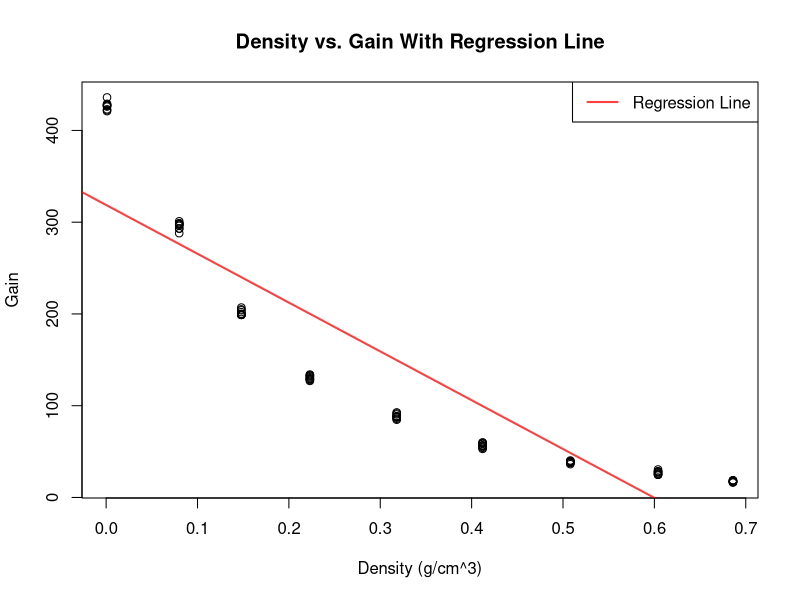
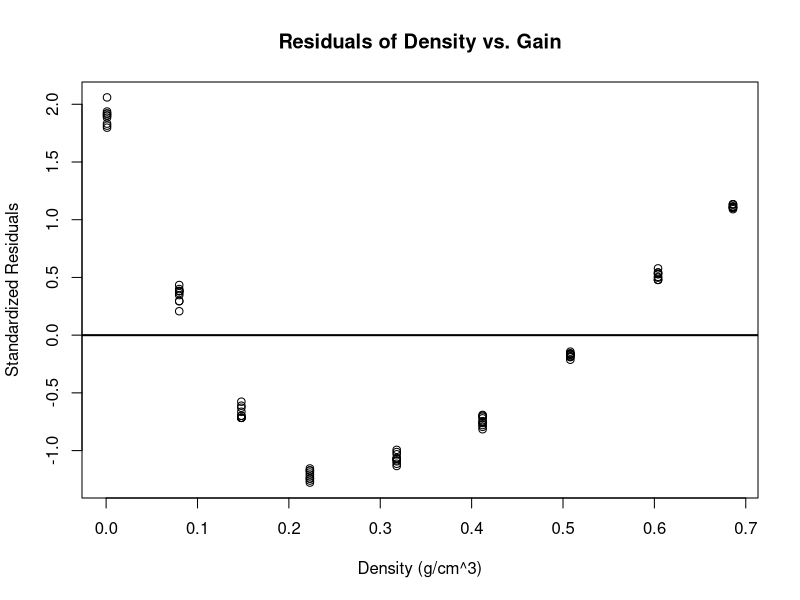
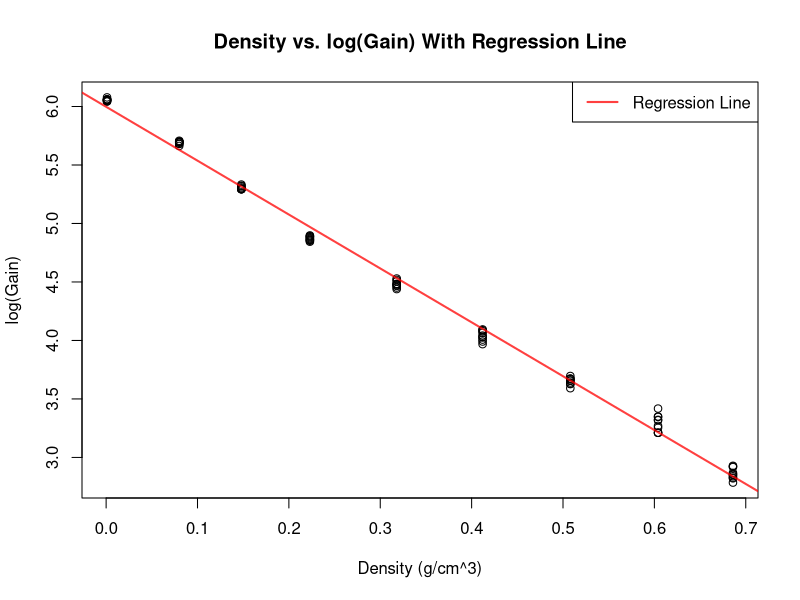
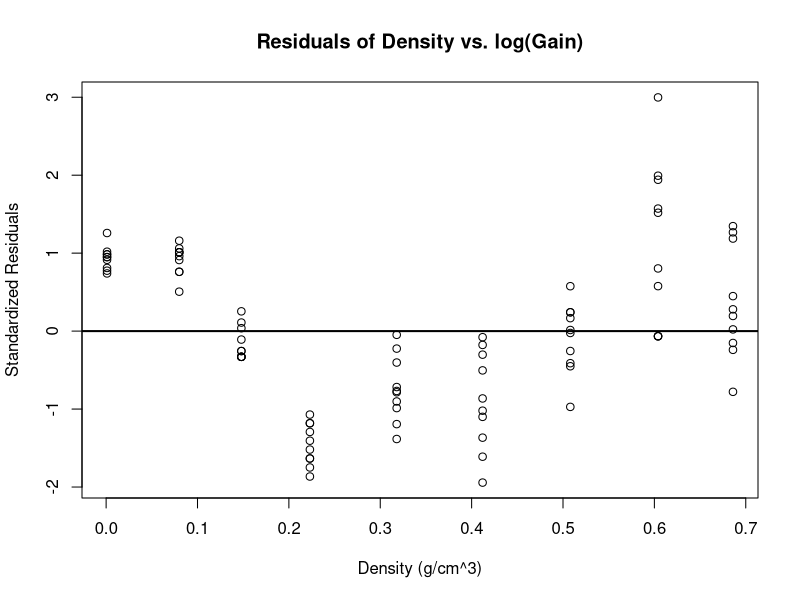
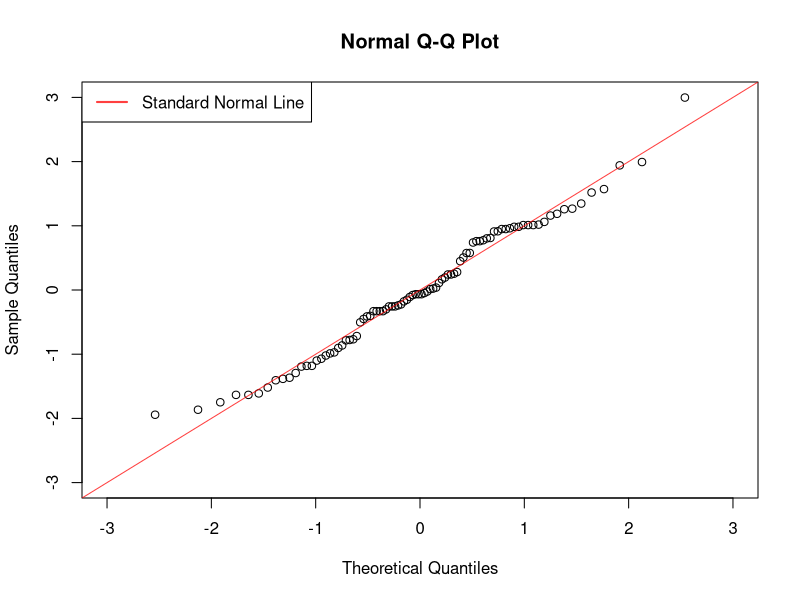
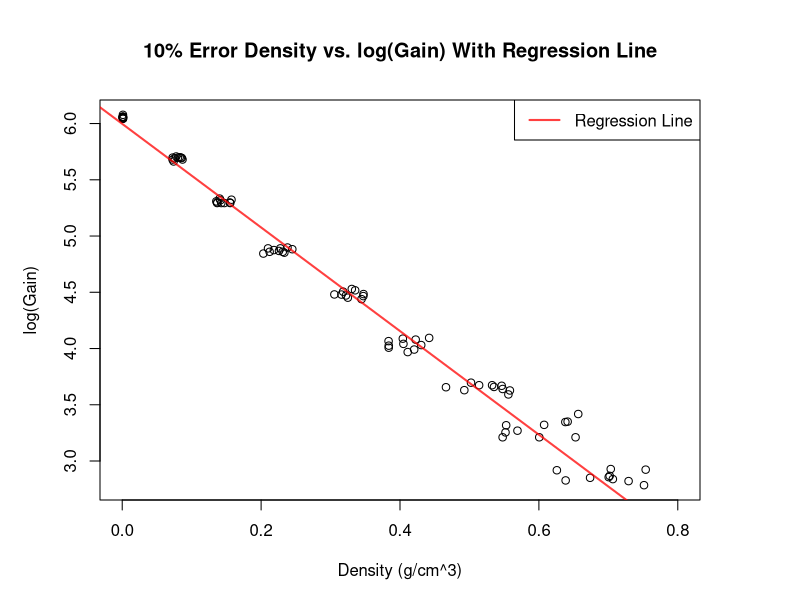
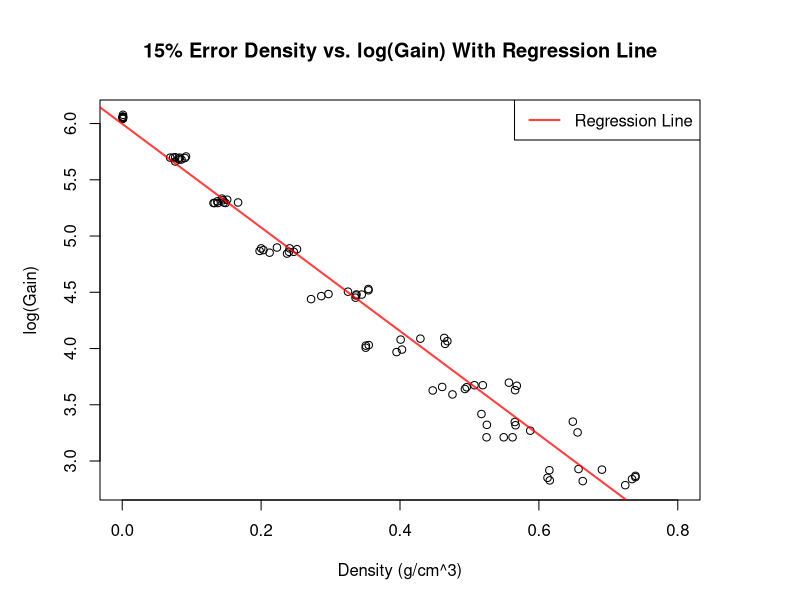
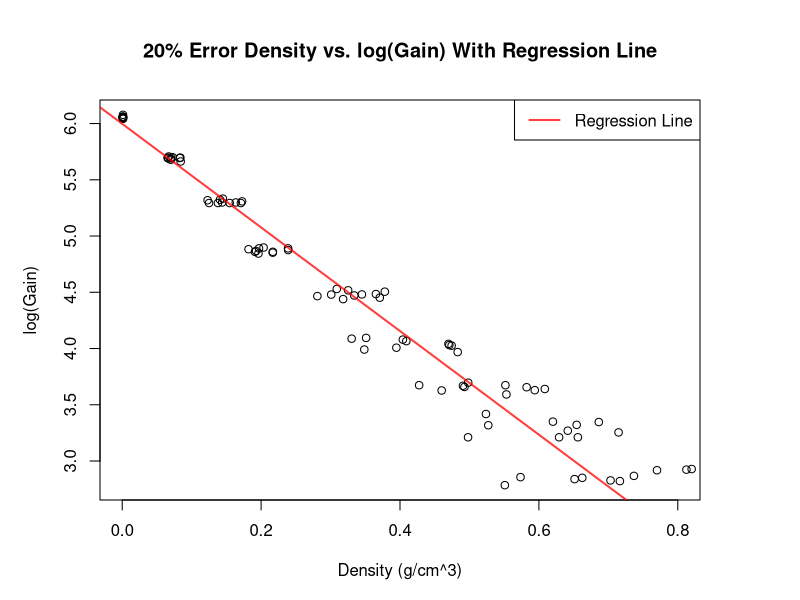

The R script that drew these images, in order:
#read data in
data <- read.csv("gauge.txt")
den <- data$density
gain <- data$gain
den_log_gain = data.frame(den, log(gain))

#q1

#plot points
plot(gain ~ den, xlab="Density (g/cm^3)", ylab="Gain", 
     main="Density vs. Gain With Regression Line")
#linear model
l = lm(gain ~ den)
abline(l, col=rgb(1,0,0,.75), lwd=2)
legend("topright", legend=c("Regression Line"),
       col=c(rgb(1,0,0,.75)), lwd=2)

#plot residuals
plot(residuals(l) / sd(residuals(l)) ~ den, 
     xlab="Density (g/cm^3)", ylab="Standardized Residuals",
     main="Residuals of Density vs. Gain")
abline(h=0, lwd=2)

#q2
#plot data
plot(log(gain) ~ den, xlab="Density (g/cm^3)", ylab="log(Gain)",
     main="Density vs. log(Gain) With Regression Line")
#linear model
l = lm(log(gain) ~ den)
abline(l, col=rgb(1,0,0,.75), lwd=2)
legend("topright", legend=c("Regression Line"),
       col=c(rgb(1,0,0,.75)), lwd=2)

#plot residuals
plot(residuals(l) / sd(residuals(l)) ~ den, xlab="Density (g/cm^3)", 
     ylab="Standardized Residuals",
     main="Residuals of Density vs. log(Gain)")
abline(h=0, lwd=2)

#plot qqnorm
qqnorm(residuals(l) / sd(residuals(l)), xlim=c(-3,3), ylim=c(-3,3))
abline(c(0,1), col = rgb(1,0,0,.75))
legend("topleft", legend=c("Standard Normal Line"),
       col=c(rgb(1,0,0,.75)), lwd=2)

#q3
ten_percent_error = data$density
fifteen_percent_error = data$density
twenty_percent_error = data$density

#populate new densities
for (i in 1:length(data$density)) {
  ten_err = runif(1, -ten_percent_error[i] * .1, 
                  ten_percent_error[i] * .1)
  fif_err = runif(1, -fifteen_percent_error[i] * .15, 
                  fifteen_percent_error[i] * .15)
  tw_err = runif(1, -twenty_percent_error[i] * .2, 
                 twenty_percent_error[i] * .2)
  
  ten_percent_error[i] = ten_percent_error[i] + ten_err
  fifteen_percent_error[i] = fifteen_percent_error[i] + fif_err
  twenty_percent_error[i] = twenty_percent_error[i] + tw_err
}

#original r ** 2
original_rsq = summary(lm(l))$r.squared

#plot all new densities against gain with regression line
par(mar=c(5,5,5,5))
plot(log(gain) ~ ten_percent_error, xlab="Density (g/cm^3)", ylab="log(Gain)",
     main="10% Error Density vs. log(Gain) With Regression Line",
     xlim=c(0,.8))
abline(l, col=rgb(1,0,0,.75), lwd=2)
legend("topright", legend=c("Regression Line"),
       col=c(rgb(1,0,0,.75)), lwd=2)
ten_per_rsq = summary(lm(log(gain) ~ den, data=data.frame(den=ten_percent_error, 
                                                          gain)))$r.squared
# plot(residuals(l) / sd(residuals(l)) ~ ten_percent_error, xlab="Density", 
#      ylab="Standardized Residuals",
#      main="Residuals of 10% Error Density vs. log(Gain)")
# abline(h=0, lwd=2)
plot(log(gain) ~ fifteen_percent_error, xlab="Density (g/cm^3)", ylab="log(Gain)",
     main="15% Error Density vs. log(Gain) With Regression Line",
     xlim=c(0,.8))
abline(l, col=rgb(1,0,0,.75), lwd=2)
legend("topright", legend=c("Regression Line"),
       col=c(rgb(1,0,0,.75)), lwd=2)
fif_per_rsq = summary(lm(l, data=data.frame(den=fifteen_percent_error, 
                                            gain)))$r.squared
# plot(residuals(l) / sd(residuals(l)) ~ fifteen_percent_error, xlab="Density", 
#      ylab="Standardized Residuals",
#      main="Residuals of 15% Error Density vs. log(Gain)")
# abline(h=0, lwd=2)
plot(log(gain) ~ twenty_percent_error, xlab="Density (g/cm^3)", ylab="log(Gain)",
     main="20% Error Density vs. log(Gain) With Regression Line",
     xlim=c(0,.8))
abline(l, col=rgb(1,0,0,.75), lwd=2)
legend("topright", legend=c("Regression Line"),
       col=c(rgb(1,0,0,.75)), lwd=2)
twenty_per_rsq = summary(lm(l, data=data.frame(den=twenty_percent_error, 
                                               gain)))$r.squared
# plot(residuals(l) / sd(residuals(l)) ~ twenty_percent_error, xlab="Density", 
#      ylab="Standardized Residuals",
#      main="Residuals of 20% Error Density vs. log(Gain)")
# abline(h=0, lwd=2)

#q4
plot(log(gain) ~ den, xlab="Density (g/cm^3)", ylab="log(Gain)",
     main="Density vs. log(Gain) With Regression Line",)
abline(l, col=rgb(1,0,0,.75), lwd=2)
new_den = seq(min(den), max(den), length.out=length(den))

#prediction / confidence lines
prediction_lines = predict(l, newdata=data.frame(den=new_den), 
                           interval="prediction")
confidence_lines = predict(l, newdata=data.frame(den=new_den), 
                           interval="confidence")
#lower bound
lines(prediction_lines[,2] ~ new_den, lwd=1, lty=2, col=rgb(0,0,1,1))
lines(confidence_lines[,2] ~ new_den, lwd=1, lty=2, col=rgb(0,1,0,1))
#upper bound
lines(prediction_lines[,3] ~ new_den, lwd=1, lty=2, col=rgb(0,0,1,1))
lines(confidence_lines[,3] ~ new_den, lwd=1, lty=2, col=rgb(0,1,0,1))
legend("topright", legend=c("Regression Line", "95% Prediction Bands", 
                            "95% Confidence Bands"),
       col=c(rgb(1,0,0,1), rgb(0,0,1,1), rgb(0,1,0,1)), lty=c(1,2,2), 
       lwd=c(2,1,1))

lower_coeff = lm(prediction_lines[,2] ~ new_den)$coefficients
upper_coeff = lm(prediction_lines[,3] ~ new_den)$coefficients

#predicted gains
first_pred_pt = l$coefficients[1] + (l$coefficients[2] * .508)
first_pred_range = c(lower_coeff[1] + (lower_coeff[2] * .508), 
                     upper_coeff[1] + (upper_coeff[2] * .508))

second_pred_pt = l$coefficients[1] + (l$coefficients[2] * .001)
second_pred_range = c(lower_coeff[1] + (lower_coeff[2] * .001), 
                     upper_coeff[1] + (upper_coeff[2] * .001))

#observed gains
first_observed_gain_pt = median(den_log_gain[den_log_gain$den == .508, 2])
first_observed_gain_range = range(den_log_gain[den_log_gain$den == .508, 2])
second_observed_gain_pt = median(den_log_gain[den_log_gain$den == .001, 2])
second_observed_gain_range = range(den_log_gain[den_log_gain$den == .001, 2])

#mean squared errors
mse_001 = sum(l$residuals[81:90] ** 2) / 10
mse_508 = sum(l$residuals[21:30] ** 2) / 10
